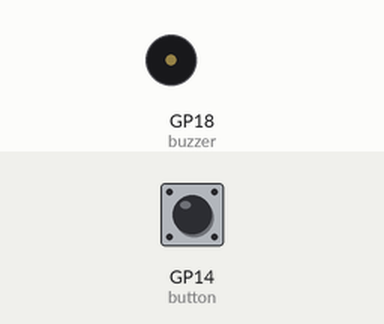
Recording of a program running on a simulated Raspberry Pi Pico running MicroPython. Parts: buzzer (waves = sounding). The inputs (shaded band) are chosen by the test bench; at power-on: GP14 (button) LOW.

Above: at 1.2 s.
1.3 s: GP14 (button) pulled HIGH for 0.15 s
At 1.45 s:
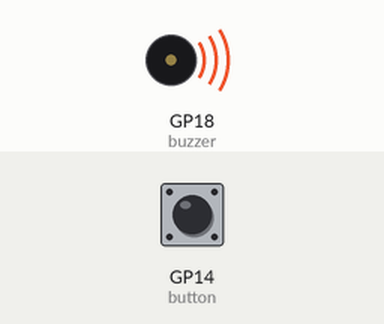
Timing chart, 0 to 10.3 s (numbered marks = the images above; inputs shaded):
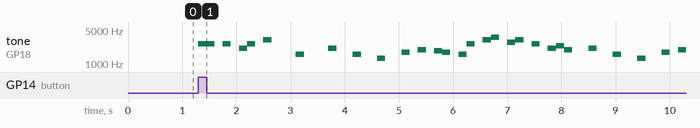

The program:

button_tune_solution.py
```python
import machine
import utime

from pitches import *

button = machine.Pin(14, machine.Pin.IN, machine.Pin.PULL_DOWN)

buzzer = machine.PWM(machine.Pin(18))

tune = [E7, E7, 0, E7, 0, C7, E7, 0, G7, 0, 0, 0, G6, 0, 0, 0, C7, 0, 0, G6, 0, 0, E6, 0, 0, A6, 0, B6, 0, AS6, A6, 0, G6, E7, 0, G7, A7, 0, F7, G7, 0, E7, 0,C7, D7, B6, 0, 0, C7, 0, 0, G6, 0, 0, E6, 0, 0, A6, 0, B6, 0, AS6, A6, 0, G6, E7, 0, G7, A7, 0, F7, G7, 0, E7, 0,C7, D7, B6, 0, 0]

while True:
    if button.value() == 1:
        for t in tune:
            if t == 0:
                # set volume to 0
                buzzer.duty_u16(0)
            else:
                buzzer.freq(t)
                buzzer.duty_u16(3000)
            utime.sleep(0.15)
```

pitches.py
```python
B0  = 31
C1  = 33
CS1 = 35
D1  = 37
DS1 = 39
E1  = 41
F1  = 44
FS1 = 46
G1  = 49
GS1 = 52
A1  = 55
AS1 = 58
B1  = 62
C2  = 65
CS2 = 69
D2  = 73
DS2 = 78
E2  = 82
F2  = 87
FS2 = 93
G2  = 98
GS2 = 104
A2  = 110
AS2 = 117
B2  = 123
C3  = 131
CS3 = 139
D3  = 147
DS3 = 156
E3  = 165
F3  = 175
FS3 = 185
G3  = 196
GS3 = 208
A3  = 220
AS3 = 233
B3  = 247
C4  = 262
CS4 = 277
D4  = 294
DS4 = 311
E4  = 330
F4  = 349
FS4 = 370
G4  = 392
GS4 = 415
A4  = 440
AS4 = 466
B4  = 494
C5  = 523
CS5 = 554
D5  = 587
DS5 = 622
E5  = 659
F5  = 698
FS5 = 740
G5  = 784
GS5 = 831
A5  = 880
AS5 = 932
B5  = 988
C6  = 1047
CS6 = 1109
D6  = 1175
DS6 = 1245
E6  = 1319
F6  = 1397
FS6 = 1480
G6  = 1568
GS6 = 1661
A6  = 1760
AS6 = 1865
B6  = 1976
C7  = 2093
CS7 = 2217
D7  = 2349
DS7 = 2489
E7  = 2637
F7  = 2794
FS7 = 2960
G7  = 3136
GS7 = 3322
A7  = 3520
AS7 = 3729
B7  = 3951
C8  = 4186
CS8 = 4435
D8  = 4699
DS8 = 4978
```

Measured:
- after the input at 1.3 s, tone on GP18 (buzzer): plays 2637 Hz for 0.30 s, 2637 Hz for 0.15 s, 2093 Hz for 0.15 s, 2637 Hz for 0.15 s, 3136 Hz for 0.15 s, 1568 Hz for 0.15 s … (28 notes in this stretch), starting at once
